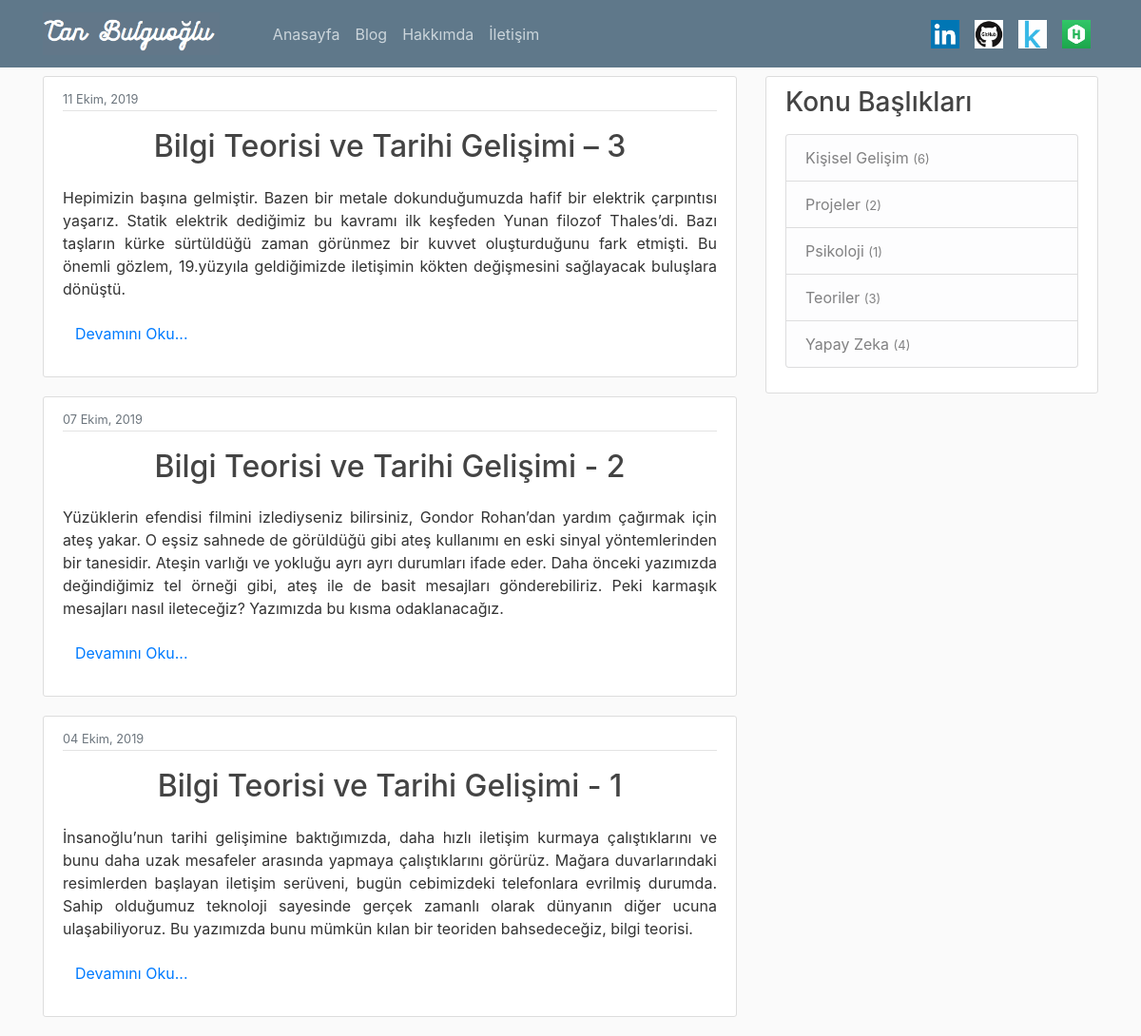
The app's page /Teoriler/ with its own data.
### blog/models.py (models this page shows, shortened)
class Post(models.Model):
    title = models.CharField(max_length= 100)
    first =models.TextField()
    konu = models.TextField()
    content = models.TextField()
    date_posted = models.DateTimeField(default= timezone.now)
    author = models.ForeignKey(User, on_delete=models.CASCADE) #delete posts when user is deleted

### blog/views.py (the view)
# urls.py: path('<str>/', SubjectView.as_view(), name='post-subject'),
class SubjectView(ListView):
    model = Post
    context_object_name = 'posts'
    paginate_by = 5
    ordering = ['-date_posted']
    def get_queryset(self):
        mylist = list(Post.objects.values_list('konu', flat=True).distinct())
        if self.kwargs['str'] in mylist:
            return Post.objects.filter(konu=self.kwargs['str']).order_by('-date_posted')
        else:
            return Post.objects.order_by('-date_posted').all()
    def get_context_data(self, **kwargs):
        context = super(ListView, self).get_context_data(**kwargs)
        context['konular'] = Post.objects.values_list('konu').annotate(Count('konu'))
        return context

### blog/templates/blog/post_list.html (shortened to what this page needs)
{% extends "blog/base.html" %}
{% block content %}
    {% for post in posts%}
    <article class="media content-section" >
      <div class="media-body">
        <div class="article-metadata">
          <small class="text-muted">{{ post.date_posted|date:"d F, Y" }}</small>
        </div>
        <h2 align="middle" ><a class="article-title" href="{% url 'post-detail' post.id %}">{{ post.title }}</a></h2>
        <div align="justify" class = "post_body" >
      <p class="article-content">{{ post.first|urlize }}</p>
      <p>
      <button class="btn btn-link" align="justify" onclick="showmore({{post.id}})" id="butt{{post.id}}">Devamını Oku...</button>
      </p>
        </div>
      </div>
    </article>
    {% endfor %}
{% endblock content%}

### blog/static/blog/main.css (style rules this page uses)
body { background: #fafafa; color: #333333; margin-top: 5rem; }
h1, h2, h3, h4, h5, h6 { color: #444444; }
.content-section { background: #ffffff; padding: 10px 20px; border: 1px solid #dddddd; border-radius: 3px; margin-bottom: 20px; }
.article-title { color: #444444; white-space: pre-line; line-height: 50pt; }
.article-content { white-space: pre-line; }
.article-metadata { padding-bottom: 1px; margin-bottom: 4px; border-bottom: 1px solid #e3e3e3 }

### records on screen
Post: date_posted "11 Ekim, 2019", title "Bilgi Teorisi ve Tarihi Gelişimi – 3", first "Hepimizin başına gelmiştir. Bazen bir metale dokunduğumuzda hafif bir elektrik çarpıntısı yaşarız. Statik elektrik dediğimiz bu kavramı ilk keşfeden Yunan filozof Thales’di. Bazı taşların kürke sürtüldüğü zaman görünmez bir kuvvet oluşturduğunu fark etmişti. Bu önemli gözlem, 19.yüzyıla geldiğimizde iletişimin kökten değişmesini sağlayacak buluşlara dönüştü."
Post: date_posted "07 Ekim, 2019", title "Bilgi Teorisi ve Tarihi Gelişimi - 2", first "Yüzüklerin efendisi filmini izlediyseniz bilirsiniz, Gondor Rohan’dan yardım çağırmak için ateş yakar. O eşsiz sahnede de görüldüğü gibi ateş kullanımı en eski sinyal yöntemlerinden bir tanesidir. Ateşin varlığı ve yokluğu ayrı ayrı durumları ifade eder. Daha önceki yazımızda değindiğimiz tel örneği gibi, ateş ile de basit mesajları gönderebiliriz. Peki karmaşık mesajları nasıl ileteceğiz? Yazımızda bu kısma odaklanacağız."
Post: date_posted "04 Ekim, 2019", title "Bilgi Teorisi ve Tarihi Gelişimi - 1", first "İnsanoğlu’nun tarihi gelişimine baktığımızda, daha hızlı iletişim kurmaya çalıştıklarını ve bunu daha uzak mesafeler arasında yapmaya çalıştıklarını görürüz. Mağara duvarlarındaki resimlerden başlayan iletişim serüveni, bugün cebimizdeki telefonlara evrilmiş durumda. Sahip olduğumuz teknoloji sayesinde gerçek zamanlı olarak dünyanın diğer ucuna ulaşabiliyoruz. Bu yazımızda bunu mümkün kılan bir teoriden bahsedeceğiz, bilgi teorisi."

### other values on screen
{{ post.0 }} "Kişisel Gelişim" "Projeler" "Psikoloji" "Teoriler" "Yapay Zeka"
{{ post.1 }} "6" "2" "1" "3" "4"
